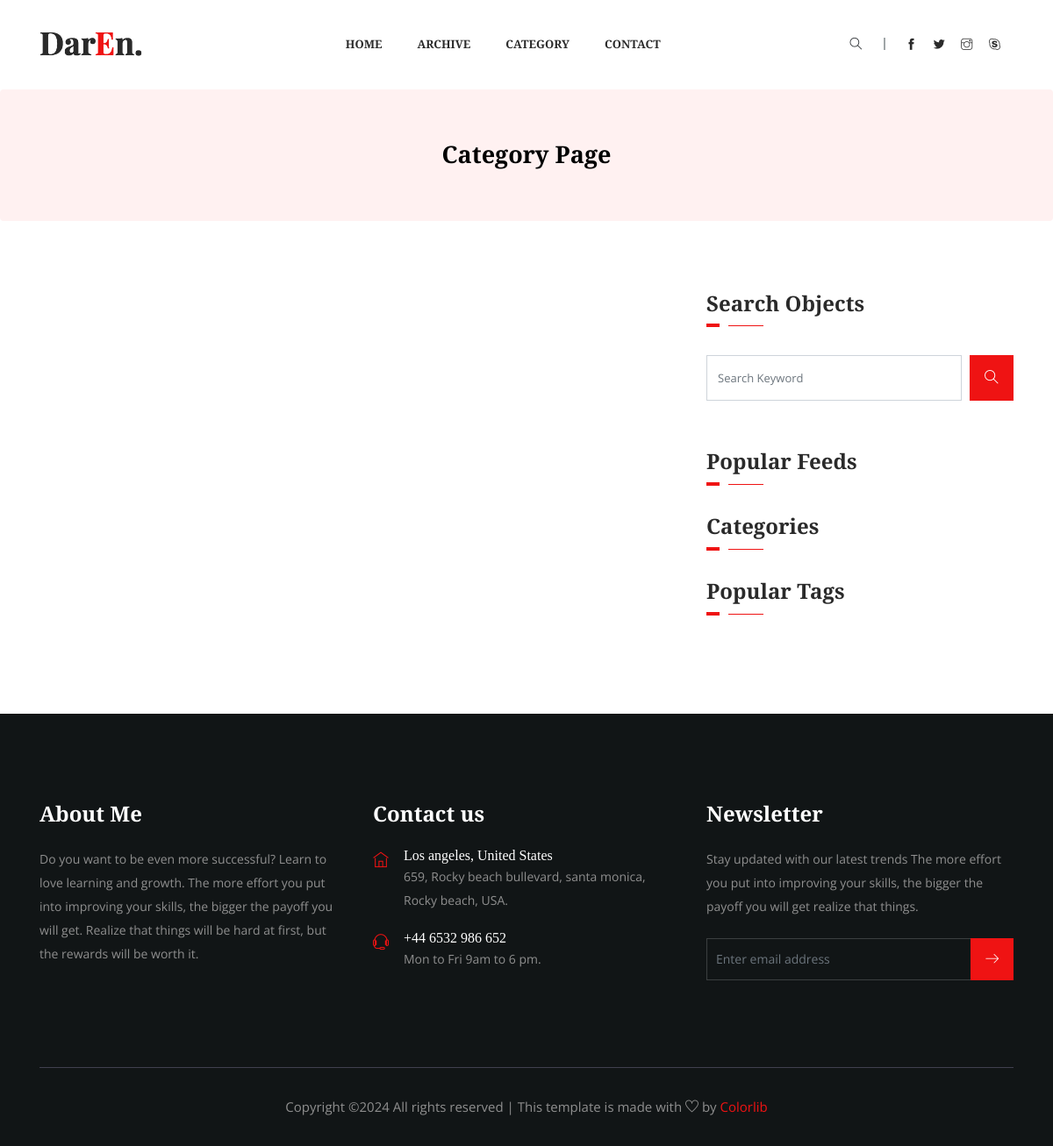
Page /article/category/ on the earlier database version.
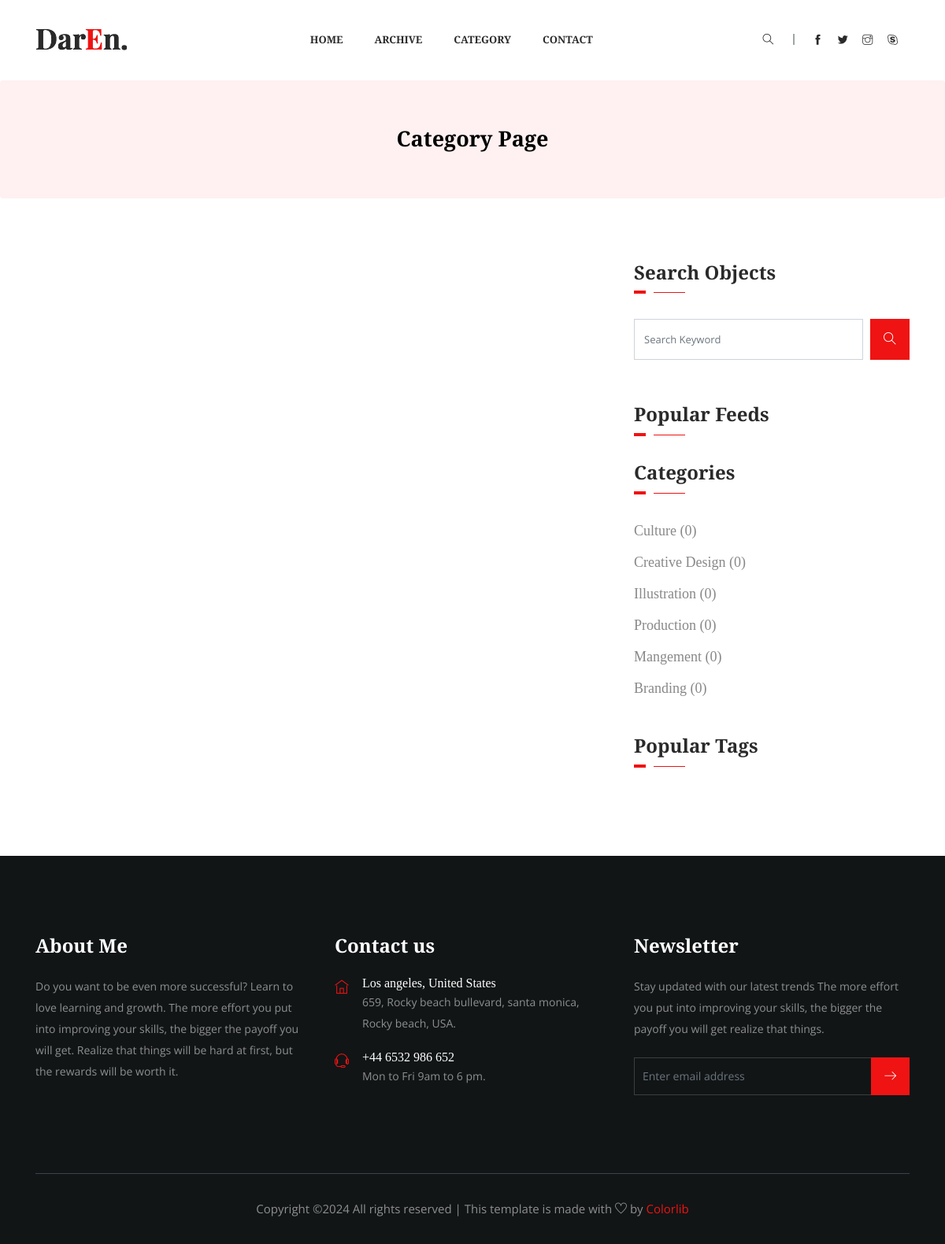
Same page on the later database version.
### article/models.py (models this page shows, shortened)
class Category(models.Model):
    title = models.CharField(max_length=255)
    class Meta:
        verbose_name_plural = 'Categories'
        verbose_name = 'Category'

### article/views.py (the view)
# urls.py: path('category/', category_page, name='category'),
def category_page(request):
    objects = Article.objects.order_by('-id')
    last_three = objects[3:]
    categories = Category.objects.all()
    category_counts = {}
    print(category_counts)
    for category in categories:
        count = Article.objects.filter(category=category).count()
        category_counts[category.title] = count
    ctx = {
        "objects": objects,
        "last_three": last_three,
        "category_counts": category_counts,
    }
    return render(request, 'main/category.html', ctx)

### templates/main/category.html (shortened to what this page needs)
{% extends 'base.html' %}
{% load static %}
{% block content %}
<section class="breadcrumb breadcrumb_bg">
    <div class="container">
        <div class="row">
            <div class="col-lg-12">
                <div class="breadcrumb_iner text-center">
                    <div class="breadcrumb_iner_item">
                        <h2>Category Page</h2>
                    </div>
                </div>
            </div>
        </div>
    </div>
</section>
<section class="all_post section_padding">
    <div class="container">
        <div class="row">
            <div class="col-lg-8">
            </div>
            <div class="col-lg-4">
                <div class="sidebar_widget">
                    <div class="sidebar_tittle">
                        <h3>Search Objects</h3>
                    </div>
                    <form action="#">
                        <div class="form-group">
                            <div class="input-group mb-3">
                                <input type="text" class="form-control" placeholder="Search Keyword"
                                       onfocus="this.placeholder = ''" onblur="this.placeholder = 'Search Keyword'">
                                <div class="input-group-append">
                                    <button class="btn" type="button"><i class="ti-search"></i></button>
                                </div>
                            </div>
                        </div>
                    </form>
                    <div class="sidebar_tittle">
                        <h3>Popular Feeds</h3>
                    </div>
                    <div class="sidebar_tittle">
                        <h3>Categories</h3>
                    </div>
                    <div class="single_catagory_item category">
                        <ul class="list-unstyled">
                            {% for category, item in category_counts.items %}
                            <li><a href="{% url 'article:list' %}">{{ category }} ({{ item }})</a></li>
                            {% endfor %}
                        </ul>
                    </div>
                    <div class="sidebar_tittle">
                        <h3>Popular Tags</h3>
                    </div>
                </div>
            </div>
        </div>
    </div>
</section>
{% endblock %}

Differences in the rows shown:
added Category: category_counts "Culture"
added Category: category_counts "Creative Design"
added Category: category_counts "Illustration"
added Category: category_counts "Production"
added Category: category_counts "Mangement"
added Category: category_counts "Branding"
Other differences:
new list line: "( 0 )"
